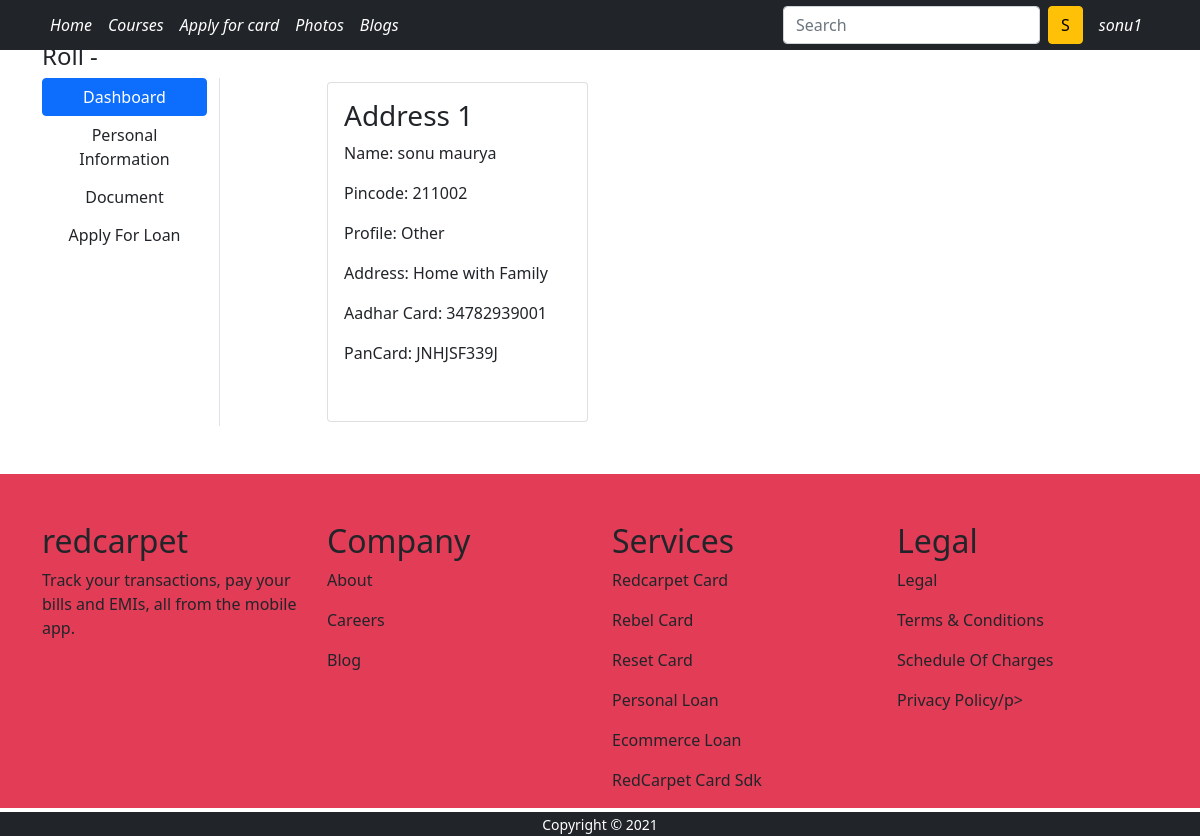
/Dashboard/ (signed in), run on the app's committed database.
### customer/models.py (models this page shows, shortened)
class Personal_Information(models.Model):
    user = models.ForeignKey(User, on_delete=models.CASCADE)
    Full_Name = models.CharField(max_length=30)
    Mother_Name =models.CharField(max_length=20,null=True)
    DOB = models.DateField(max_length=8,null=True)
    Age = models.IntegerField(null=True)
    Pin_code = models.PositiveIntegerField()
    Work_Type = models.CharField(max_length=20, choices=WORKTYPE_CHOICE)
    Address_Type = models.CharField(max_length=50, choices=ADDRESS_CHOICE)
    Aadhar_Card_Number = models.PositiveBigIntegerField()
    Pan_Card_Number = models.CharField(max_length=16)

### customer/views.py (the view)
# urls.py: path('Dashboard/', views.dashboard, name='dashboard'),
def dashboard(request):
    dash = Personal_Information.objects.filter(user=request.user)
    return render(request, 'customer/dashboard.html',{'dash':dash, 'active':'btn-primary'})

### customer/templates/customer/dashboard.html (shortened to what this page needs)
{% extends 'adminss/base.html' %}
{% load crispy_forms_tags %}
{% load static %}
{% block content %}
<div class="container">
<div class="row">
        <div><h3>Welcome {{request.user}}</h3>
            <h4>Roll - {{request.user.Roles.category}}</h4></div><br>
            <div class="col-sm-2 border-end">
                <ul class="list-unstyled">
                    <li class="d-grid"><a href="{% url 'dashboard' %}" class="btn {{ active }} ">Dashboard</a></li>
                    <li class="d-grid"><a href="{% url 'personalinformation' %}" class="btn">Personal Information</a></li>
                    <li class="d-grid"><a href="{% url 'docs' %}" class="btn">Document</a></li>
                    <li class="d-grid"><a href="{% url 'loan' %}" class="btn  ">Apply For Loan</a></li>
                </ul>
            </div>
        <div class="col-sm-9 offset-sm-1">
        <div class="row">
            {% for db in dash %}
            <div class="col-sm-4 my-1">
             <div class="card" >
              <div class="card-body">
               <h3>Address {{forloop.counter}}</h3>
               <p>Name: {{db.Full_Name}}</p>
               <p>Pincode: {{db.Pin_code}}</p>
               <p>Profile: {{db.Work_Type}}</p>
               <p>Address: {{db.Address_Type}}</p>
               <p>Aadhar Card: {{db.Aadhar_Card_Number}}</p>
               <p>PanCard: {{db.Pan_Card_Number}}</p>
                <br>
              </div>
             </div>
            </div>
        {% endfor %}
</div>
</div>
</div>
</div>
{% endblock content %}

### adminss/templates/adminss/base.html (shortened to what this page needs)
<!doctype html>
{% load static %}
<html lang="en">
  <head>
    <link href="https://cdn.jsdelivr.net/npm/bootstrap@5.0.0-beta1/dist/css/bootstrap.min.css" rel="stylesheet">
    <link rel="stylesheet" href="{% static 'adminss/css/owl.carousel.min.css' %}">
    <link rel="stylesheet" href="{% static 'adminss/css/all.min.css' %}">
    <link rel="stylesheet" href="{% static 'adminss/css/style.css' %}">
    <link rel="stylesheet" href="{% static 'adminss/css/custom.css' %}">
  </head>
  <body>
    <nav class="navbar fixed-top navbar-expand-lg bg-dark scrolling-navbar" >
        <div class="container">
          <div class="collapse navbar-collapse" id="navbarSupportedContent">
            <ul class="navbar-nav me-auto mb-2 mb-lg-0">
              <li class="nav-item">
                <a class="nav-link active" aria-current="page" href="/">Home</a>
              </li>
              <li class="nav-item dropdown">
               <a class="nav-link text-white" href="#" id="electronicsDropdown" role="button" data-bs-toggle="dropdown" aria-expanded="false">
                 Courses
               </a>
             </li>
             <li class="nav-item ">
              <a class="nav-link active text-white" aria-current="page" href="{% url 'loan' %}">Apply for card</a>
            </li>
             <li class="nav-item">
               <a class="nav-link active" aria-current="page" href="/">Photos</a>
             </li>
             <li class="nav-item">
               <a class="nav-link active" aria-current="page" href="/">Blogs</a>
             </li>
            </ul>
            <form class="d-flex">
              <input class="form-control me-2" type="search" placeholder="Search" aria-label="Search">
              <button class="btn btn-warning" type="submit">S</button>
            </form>
            <div>
             <ul class="navbar-nav me-auto mb-2 mb-lg-0">
              {% if request.user.is_authenticated %}
              <li class="nav-item dropdown mx-2">
                 <a class="nav-link text-white" href="#" id="profileDropdown" role="button" data-bs-toggle="dropdown" aria-expanded="false">
                  {{request.user.username}}
                 </a>
               </li>
              {% endif %}
             </ul>
            </div>
          </div>
        </div>
       </nav>
{% block content %}  {% endblock content %}
<div class="jumbotron" style="background-color: rgb(226, 60, 87);">
  <div class="container mt-5">
    <div class="row">
      <div class="col-lg-3 pt-5" style="padding-top: 30x;">
        <h2>redcarpet</h2>
        <p>Track your transactions, pay your bills and EMIs, all from the mobile app.</p>
      </div>
      <div class="col-lg-3 pt-5">
        <h2>Company</h2>
        <p>About</p>
        <p>Careers</p>
        <p>Blog</p>
      </div>
      <div class="col-lg-3 pt-5">
        <h2>Services</h2>
        <p>Redcarpet Card</p>
        <p>Rebel Card</p>
        <p>Reset Card</p>
        <p>Personal Loan</p>
        <p>Ecommerce Loan</p>
        <p>RedCarpet Card Sdk</p>
      </div>
      <div class="col-lg-3 pt-5">
        <h2>Legal</h2>
        <p>Legal</p>
        <p>Terms & Conditions</p>
        <p>Schedule Of Charges</p>
        <p>Privacy Policy/p>
      </div>
    </div>
  </div>
</div>
<footer class="container-fluid bg-dark text-center mt-1">
  <small class="text-white">Copyright &copy; 2021  </small>
</footer>
  </body>
</html>

### adminss/static/adminss/css/custom.css (style rules this page uses)
.navbar { height: 6%; background-color: rgb(194, 151, 235); font-style: oblique; }
div a { text-decoration: none; color: white; display:inline-block; }
ul { display: inline; margin: 0; padding: 0; }
ul li { display: inline-block; }

### data on the page
Personal_Information: Full_Name "sonu maurya", Pin_code "211002", Work_Type "Other", Address_Type "Home with Family", Aadhar_Card_Number "34782939001", Pan_Card_Number "JNHJSF339J"

### other printed values
{{ request.user.username }} "sonu1"
